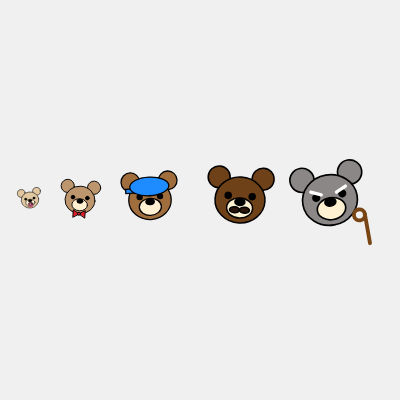
Frame 1 (no input)
Frame 60 (no input): identical to frame 1, image omitted
Frame 120 (the mouse pressed at the canvas centre since frame 60): identical to frame 1, image omitted

The p5.js sketch that drew this single still picture (run headless with seeded random() and noise() and a simulated clock; from frame 60 on, the mouse is pressed at the canvas centre):

// p5.js sketch
// ── sketch.js
function setup() { 
  createCanvas(400, 400); 
} 

function draw() { 
  background(240); // Fondo gris claro

  stroke(0);
  strokeWeight(1.5);
  angleMode(DEGREES); // Grados para la rotación

  // Bebé oso
  push();
    translate(30, 200);
    scale(0.35);
    rotate(-8);
    
    ellipseMode(CENTER);
    
    // Orejas
    fill(225, 200, 160);
    stroke(0);
    strokeWeight(1.5);
    ellipse(-22, -22, 22, 22);
    ellipse(22, -22, 22, 22);

    // Cabeza base (0,0)
    ellipse(0, 0, 50, 46);

    // Hocico
    fill(255, 240, 210);
    ellipse(0, 8, 26, 20);

    // Ojos
    fill(0);
    ellipse(-12, -4, 6, 6);
    ellipse(12, -4, 6, 6);

    // Nariz
    ellipse(0, 2, 10, 7);

    // Chupón
    fill(240, 90, 140);
    ellipse(0, 12, 14, 10);
    fill(255, 180, 200);
    ellipse(0, 12, 6, 6);
    noFill();
    stroke(240, 90, 140);
    strokeWeight(2);
    ellipse(0, 18, 8, 8);
  pop();

  // Oso bebé grande
  push();
    translate(80, 200);
    scale(0.6);
    rotate(4);
    
    ellipseMode(CENTER);

    // Orejas
    fill(190, 150, 110);
    stroke(0);
    strokeWeight(1.5);
    ellipse(-22, -22, 22, 22);
    ellipse(22, -22, 22, 22);

    // Cabeza base (0,0)
    ellipse(0, 0, 50, 46);

    // Hocico
    fill(255, 240, 210);
    ellipse(0, 8, 26, 20);

    // Ojos
    fill(0);
    ellipse(-12, -4, 6, 6);
    ellipse(12, -4, 6, 6);

    // Nariz
    ellipse(0, 2, 10, 7);

    // Moño
    fill(220, 30, 40);
    stroke(0);
    strokeWeight(1.5);
    triangle(0, 23, -10, 17, -10, 29);
    triangle(0, 23, 10, 17, 10, 29);
    ellipse(0, 23, 5, 5);
  pop();

  // Oso Adolescente
  push();
    translate(150, 200);
    scale(0.85);
    rotate(-3);
    
    ellipseMode(CENTER);

    // Orejas
    fill(160, 110, 60);
    stroke(0);
    strokeWeight(1.5);
    ellipse(-22, -22, 22, 22);
    ellipse(22, -22, 22, 22);

    // Cabeza base (0,0)
    ellipse(0, 0, 50, 46);

    // Hocico
    fill(255, 240, 210);
    ellipse(0, 8, 26, 20);

    // Ojos
    fill(0);
    ellipse(-12, -4, 6, 6);
    ellipse(12, -4, 6, 6);

    // Nariz
    ellipse(0, 2, 10, 7);

    // Gorra
    fill(30, 140, 255);
    stroke(0);
    strokeWeight(1.5);
    rect(-28, -14, 15, 5);
    ellipse(0, -16, 46, 22);
  pop();

  // Oso adulto
  push();
    translate(240, 200);
    scale(1.0);
    rotate(3);
    
    ellipseMode(CENTER);

    // Orejas
    fill(110, 65, 25);
    stroke(0);
    strokeWeight(1.5);
    ellipse(-22, -22, 22, 22);
    ellipse(22, -22, 22, 22);

    // Cabeza base (0,0)
    ellipse(0, 0, 50, 46);

    // Hocico
    fill(255, 240, 210);
    ellipse(0, 8, 26, 20);

    // Ojos
    fill(0);
    ellipse(-12, -4, 6, 6);
    ellipse(12, -4, 6, 6);

    // Nariz
    ellipse(0, 2, 10, 7);

    // Bigote
    fill(40, 20, 10);
    stroke(0);
    strokeWeight(1.5);
    ellipse(-5, 10, 10, 6);
    ellipse(5, 10, 10, 6);
  pop();

  // Oso anciano 
  push();
    translate(330, 200);
    scale(1.1);
    rotate(-10);
    
    ellipseMode(CENTER);

    // Orejas
    fill(140, 135, 135);
    stroke(0);
    strokeWeight(1.5);
    ellipse(-22, -22, 22, 22);
    ellipse(22, -22, 22, 22);

    // Cabeza base (0,0)
    ellipse(0, 0, 50, 46);

    // Hocico
    fill(255, 240, 210);
    ellipse(0, 8, 26, 20);

    // Ojos
    fill(0);
    ellipse(-12, -4, 6, 6);
    ellipse(12, -4, 6, 6);

    // Nariz
    ellipse(0, 2, 10, 7);

    // Cejas y bastón
    stroke(255);
    strokeWeight(3);
    line(-16, -10, -7, -6);
    line(16, -10, 7, -6);

    stroke(120, 70, 20);
    strokeWeight(3.5);
    noFill();
    ellipse(24, 18, 10, 10);
    line(29, 18, 29, 45);
  pop();

}
